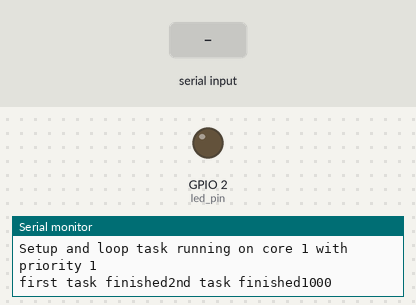
Bench run of a sketch on a simulated ESP32. Shown: output pins drawn as LEDs (lit = HIGH), the last lines printed to the serial monitor. Inputs (shaded band) come from the test bench.

Above: at 2.2 s.
2.3 s: "0\n" received over Serial
At 3.8 s:
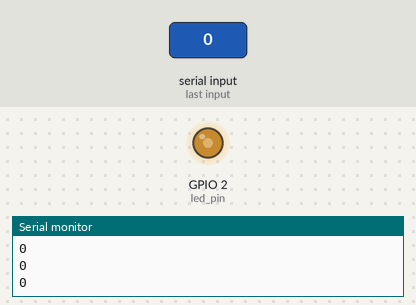
4.5 s: "90,45\n" received over Serial
At 5.7 s:
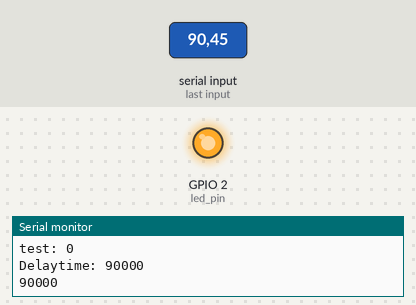
Timing chart, 0 to 7.5 s (numbered marks = the images above; inputs shaded):
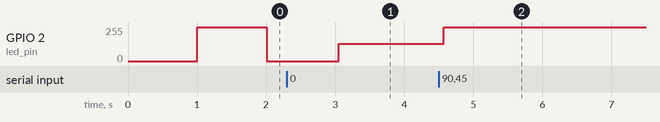

The sketch:

lesson_2.ino
```cpp
/*
 * ************DigiKey Introduction to RTOS Part 3******************
 * Topic: Task Scheduling
 * Problem: Write a task to toggle an LED pin. Write another task that reads serial inputs, and changes the ON/OFF times of LED
 * https://www.youtube.com/watch?v=Qske3yZRW5I&list=PLEBQazB0HUyQ4hAPU1cJED6t3DU0h34bz&index=4
 * FreeRTOS file path: C:\..\Arduino15\packages\esp32\hardware\esp32\2.0.5\tools\sdk\esp32\include\freertos
*/

#if CONFIG_FREERTOS_UNICORE
  static const BaseType_t app_cpu = 0;
#else
  static const BaseType_t app_cpu = 1;
#endif

#define TIMEOUT     10
#define NUM_DIGITS  10

const char msg[] = "Hey how's it going?";
unsigned char delayTimeDigits[NUM_DIGITS];

static TaskHandle_t hnl_blinkLED = NULL;
static TaskHandle_t hnl_readSerial = NULL;


uint32_t delayTime;

static const int led_pin = LED_BUILTIN;

void clearDelayTimeChar()
{
  for(uint8_t i = 0; i < NUM_DIGITS; i++)
  {
    delayTimeDigits[i] = 0;
  }
}

uint32_t exp(uint8_t base, uint8_t pow)
{
  Serial.println("Power function");
  Serial.println(base);
  Serial.println(pow);
  uint32_t result = base;
  if(pow == 0)
  {
    Serial.println(1);
    return 1;
  }
  for(uint8_t i = 1; i < pow; i++)
  {
    result*= base;
  }
  Serial.println(result);
  return result;
}

void setDelayTime(uint8_t numDelayDigits)
{
  uint32_t test;
  Serial.println("setDelayTimefunction");
  Serial.println(numDelayDigits);

  if(delayTimeDigits[0] < 48 || delayTimeDigits[0] > 57) {
    Serial.print("Delaytime: ");
    Serial.println(delayTime);
    return;
  }
  else {
    delayTime = 0;
  }
  for(int8_t i = 0; i < numDelayDigits; i++)
  {
    if(delayTimeDigits[i] < 48 || delayTimeDigits[i] > 57) {
      Serial.print("Delaytime: ");
      Serial.println(delayTime);
      return;
    }
    test = ((uint32_t)delayTimeDigits[i] - 48) * exp(10, numDelayDigits - 1 - i);
    Serial.print("test: ");
    Serial.println(test);
    delayTime += test; //((uint32_t)delayTimeDigits[i] - 48) * exp(10, numDelayDigits - 1 - i);
  }
  Serial.print("Delaytime: ");
  Serial.println(delayTime);
  Serial.println("returning");

}

void tsk_readSerial(void * parameter) {
  uint8_t billionMS[] = {0, 0, 0, 0, 0, 0, 0, 0, 0, 0}; //Converting from uint32_t to ASCII
  uint8_t charNum = 0;

  while(1) {
    if (Serial.available() > 0) {
      // read the incoming byte:
      Serial.println("Delay time changing ");
      delayTimeDigits[charNum] = Serial.read();
      Serial.println(delayTimeDigits[charNum]);
      if(delayTimeDigits[charNum] == 10 || charNum == NUM_DIGITS - 1) // If new line character or at end of available space
      {
        setDelayTime(charNum);
        charNum = 0;
      }
      else
      {
        charNum++;
      }
    }
  }
}

void tsk_blinkLED(void * parameter) {
  while(1) {
    digitalWrite(led_pin, HIGH);
    Serial.println(delayTime);
    vTaskDelay(delayTime);
    digitalWrite(led_pin, LOW);
    vTaskDelay(delayTime);

  }

}

void setup() {
  Serial.begin(115200);
  pinMode(led_pin, OUTPUT);
  delayTime = 1000;

  vTaskDelay(1000 / portTICK_PERIOD_MS);
  Serial.println();
  Serial.println("-----FreeRTOS Task Demo------");

  //PRint self priority
  Serial.print("Setup and loop task running on core ");
  Serial.print(xPortGetCoreID());
  Serial.print(" with priority ");
  Serial.println(uxTaskPriorityGet(NULL));

  // Task to run forever
  xTaskCreatePinnedToCore(tsk_blinkLED,
                          "Blink LED",
                          1024,
                          NULL,
                          1,
                          &hnl_blinkLED,
                          app_cpu);

  Serial.print("first task finished");

  xTaskCreatePinnedToCore(tsk_readSerial,
                          "Serial read",
                          1024,
                          NULL,
                          1,
                          &hnl_readSerial,
                          app_cpu);
  Serial.print("2nd task finished");

}

void loop() {}
```

Measured:
- after the input at 4.5 s, GPIO 2 (led_pin): 130/255 → 255/255 after 0.07 s
